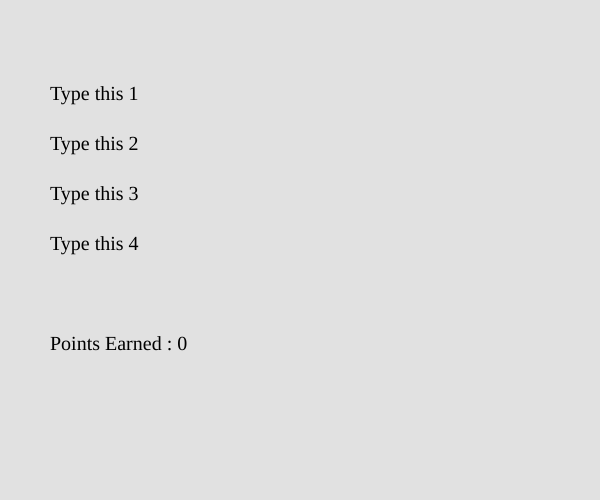
Frame 1 (no input)
Frame 60 (no input): identical to frame 1, image omitted
Frame 120 (the mouse pressed at the canvas centre since frame 60): identical to frame 1, image omitted

The p5.js sketch that drew this single still picture (run headless with seeded random() and noise() and a simulated clock; from frame 60 on, the mouse is pressed at the canvas centre):

// p5.js sketch
// ── sketch.js
//function setup creates a canvas with a grey background

x = 0

function setup(){ 
    createCanvas(windowWidth/2,windowHeight/2);
    background(225);
}

function draw(){
    
    textSize(32);
    textFont("Pacifico");
    text("Type the Song Lyrics!",50,50);

    textSize(20);
    background(225);
    text("Type this 1",50, 100);
    text("Type this 2",50, 150);
    text("Type this 3",50, 200);
    text("Type this 4",50, 250);
    text("Points Earned : " + x ,50, 350);
}

var str1 = "Type"
function createArray(str){
    myArray = [];
    for (i=0; i < str1.length; i++) {
        myArray.push(str1.charAt(i));
    }
    return myArray;
}
console.log(createArray(str1));
function keyTyped (){
    myArray = createArray(str1);
    for (var i = 0; i < 4; i++){
        if (key === myArray[i]){
            x+=10;
        }
    }
}
